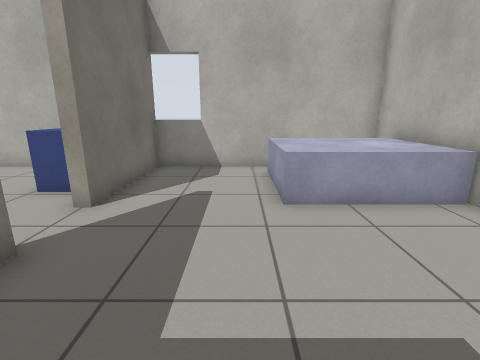
[1] (above)

16 first-person views from a walk through a world built for the Gazebo simulator. The camera is 1 m above the floor, tilts 14° down and sees 85° across. The floor is counted in squares, 0.5 m on a side. Each view is taken from the middle of a square. On the plan, view 1 faces up. The plan holds only what a view shows up to about 16 squares ahead; the rest is blank.

[2]
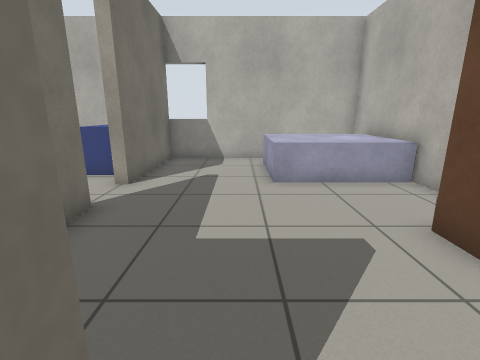

[3]
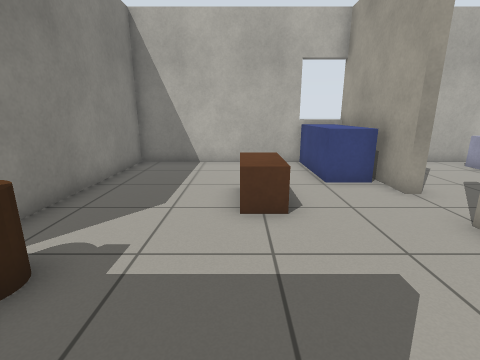

[4]
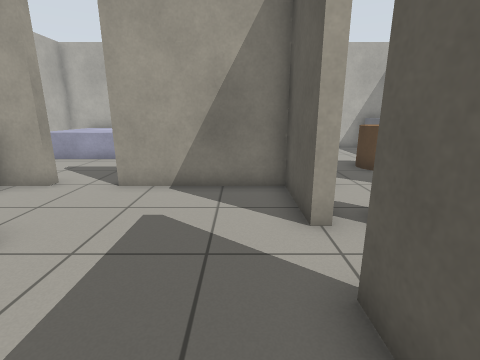

[5]
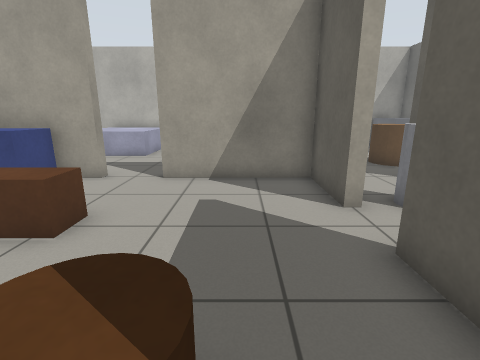

[6]
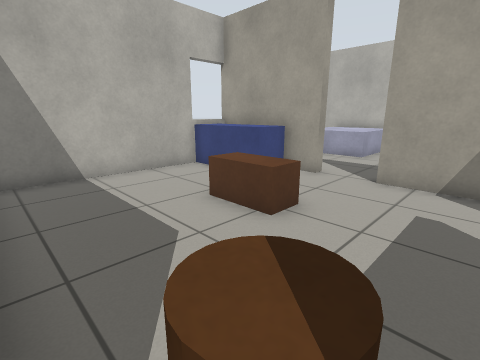

[7]
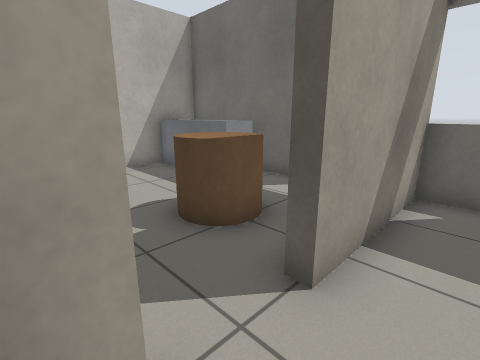

[8]
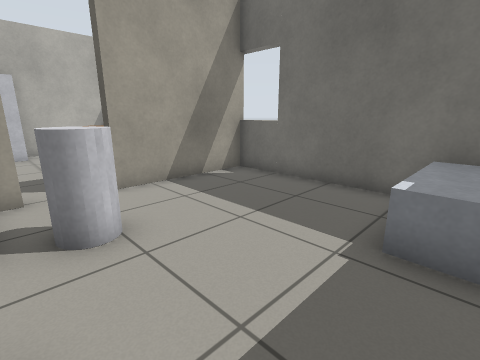

[9]
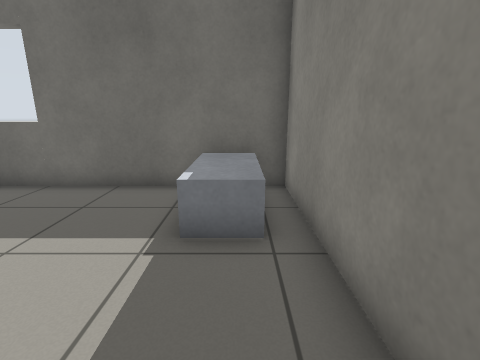

[10]
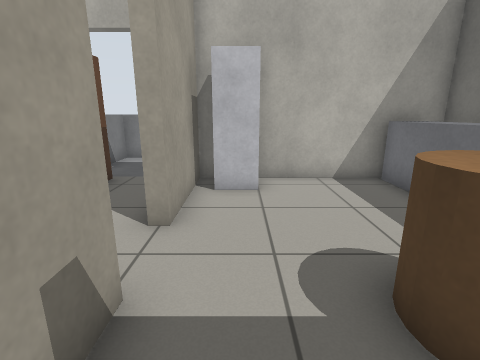

[11]
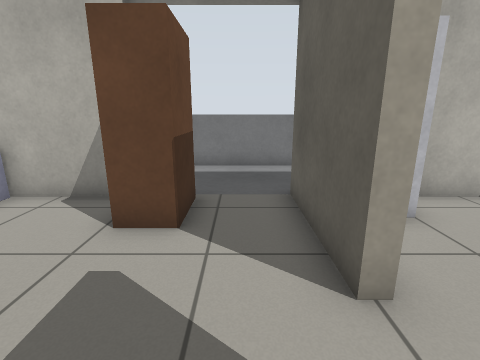

[12]
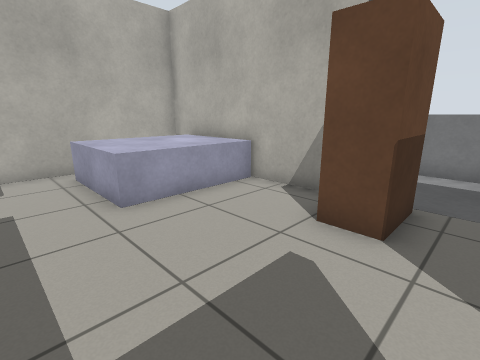

[13]
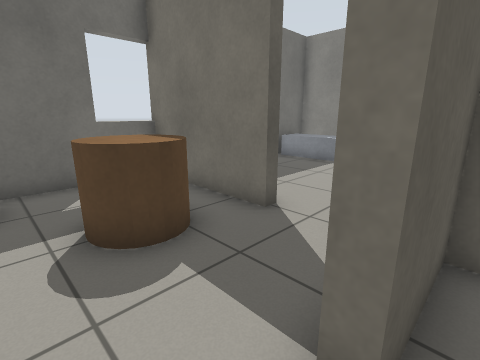

[14]
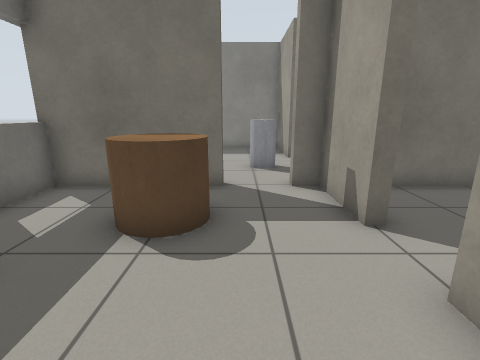

[15]
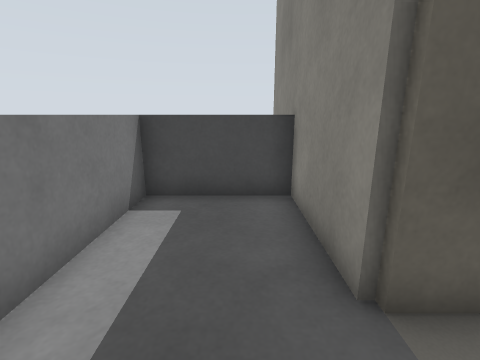

[16]
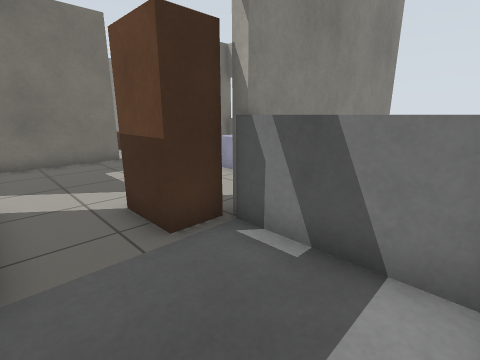

### Floor plan
Ten units are one square. View 1 is at (0, 0); x grows to the right and y downward. Boxes are objects, and circles mark ways between rooms. Rooms are numbered by the first view taken in them; rooms with no view inside come last. Other rooms are left out.
<svg viewBox="-128 -115 227 215">
<path fill="none" stroke="#000" d="M-33 -36 -33 13 -5 13M-55 -103 -123 -103 -123 -35M-65 18 -65 13 -37 13 -37 -35M15 13 57 13M53 -32 53 -52M-99 13 -85 13M53 -94 53 -103 -33 -103 -33 -55 -37 -55 -37 -62M-5 13 -5 17 -33 17 -33 25M-37 45 -33 45 -33 93 15 93M44 93 53 93 53 17 15 17 15 13M-85 17 -123 17 -123 93M-96 93 -37 93 -37 45M-33 25 -37 25 -37 19M57 13 57 50M56 54 94 54 94 -24 55 -24"/>
<rect x="-115" y="-25" width="10" height="20" fill="#bbb"><title>brown cylinder</title></rect>
<rect x="-85" y="-65" width="20" height="30" fill="#bbb"><title>brown box</title></rect>
<rect x="-55" y="-105" width="20" height="40" fill="#bbb"><title>blue box</title></rect>
<rect x="5" y="-95" width="50" height="40" fill="#bbb"><title>grey box</title></rect>
<rect x="35" y="-25" width="20" height="20" fill="#bbb"><title>brown box</title></rect>
<rect x="-25" y="45" width="30" height="20" fill="#bbb"><title>brown cylinder</title></rect>
<rect x="5" y="75" width="50" height="20" fill="#bbb"><title>grey box</title></rect>
<rect x="35" y="25" width="20" height="10" fill="#bbb"><title>white post</title></rect>
<rect x="-115" y="55" width="20" height="40" fill="#bbb"><title>white box</title></rect>
<rect x="-75" y="25" width="20" height="10" fill="#bbb"><title>white cylinder</title></rect>
<circle cx="5" cy="10" r="3" fill="#2a7"/>
<circle cx="-75" cy="10" r="3" fill="#2a7"/>
<circle cx="60" cy="-5" r="3" fill="#2a7"/>
<circle cx="-30" cy="35" r="3" fill="#2a7"/>
<text x="-30" y="-50">1</text>
<text x="10" y="50">2</text>
<text x="-80" y="50">3</text>
<text x="80" y="10">4</text>
</svg>
Room 1 opens to room 2. Room 1 opens to room 3. Room 1 opens to room 4. Room 2 opens to room 3.

Where each view was taken, in squares from view 1:
view 1: 0 up, 0 right, facing up
view 2: 2 down, 0 right, facing up
view 3: 1 down, 8 left, facing up
view 4: 0 up, 11 left, facing right
view 5: 1 up, 12 left, facing right
view 6: 1 up, 12 left, facing up-right
view 7: 2 down, 5 left, facing down-right
view 8: 2 down, 11 left, facing down-right
view 9: 2 down, 11 left, facing down
view 10: 3 down, 3 left, facing right
view 11: 0 up, 1 left, facing right
view 12: 0 up, 1 left, facing up-right
view 13: 1 down, 1 right, facing down-left
view 14: 4 down, 4 right, facing left
view 15: 1 up, 7 right, facing down
view 16: 1 down, 9 right, facing up-left
